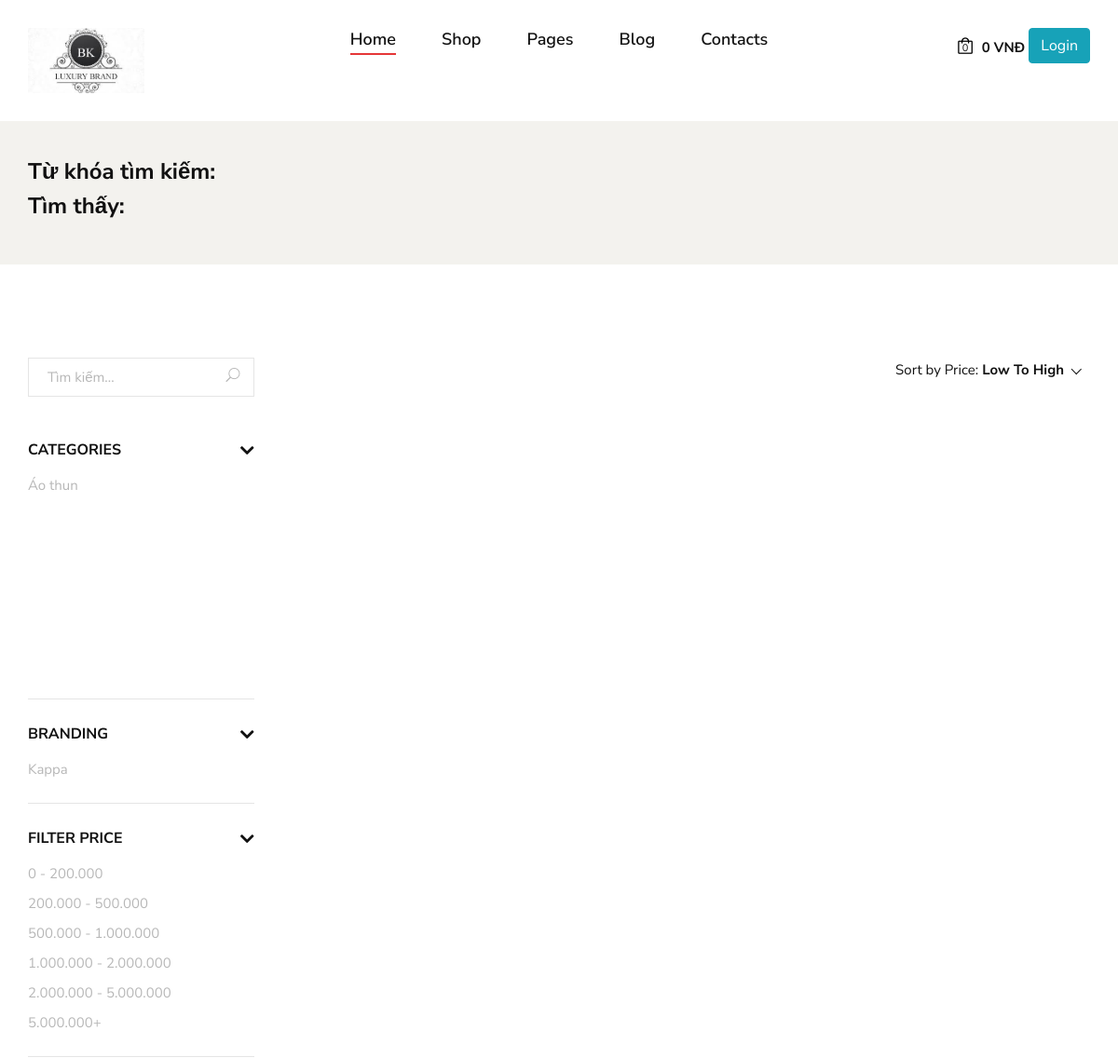
The page /search.php (upper part) on the database as committed earlier.
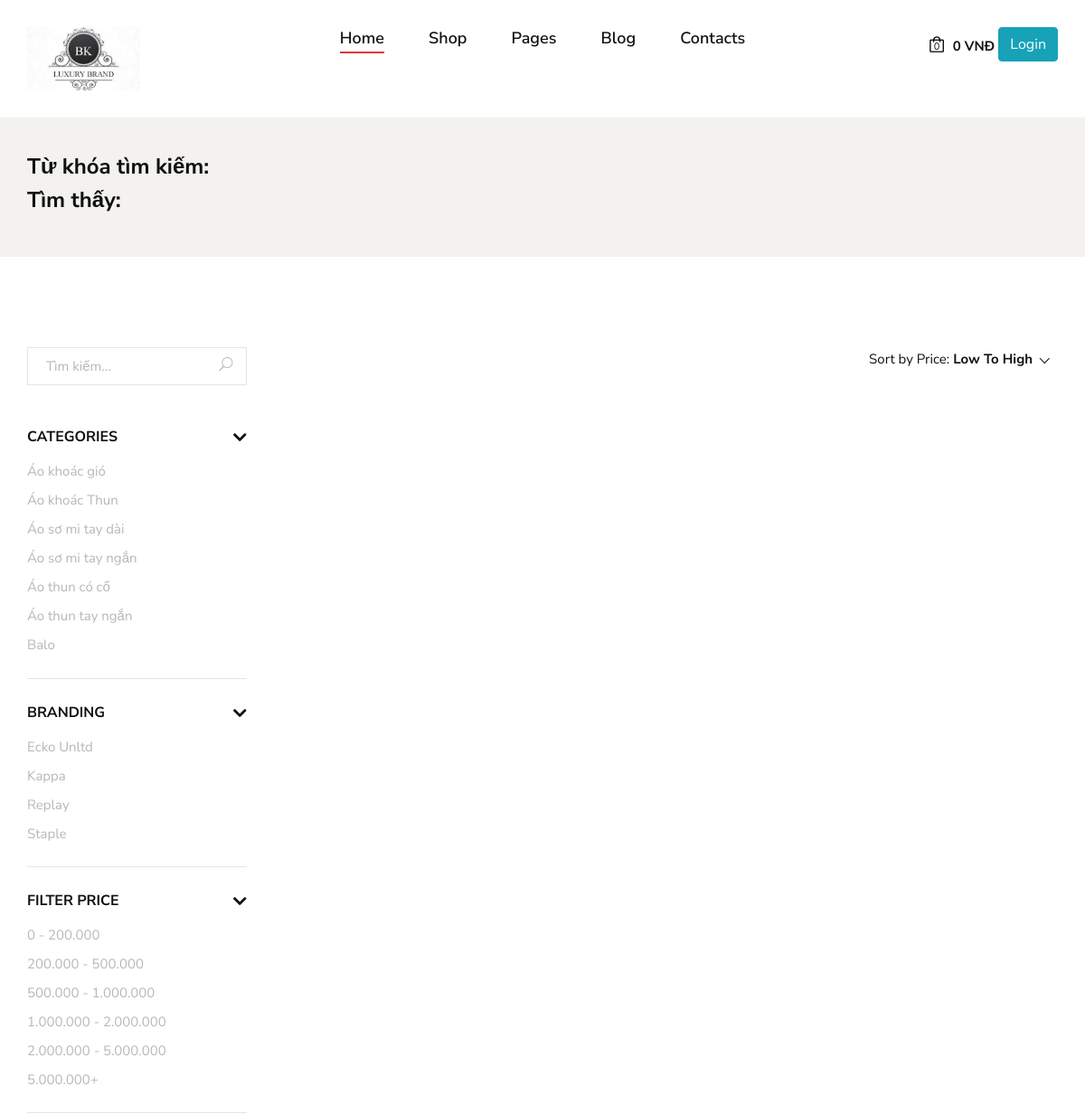
The same page on the database as committed later.
### tables this page shows
CREATE TABLE `tbl_category` (
  `categoryId` int(11) NOT NULL,
  `categoryName` varchar(255) NOT NULL
);

CREATE TABLE `tbl_brand` (
  `brandId` int(11) NOT NULL,
  `brandName` varchar(255) NOT NULL
);

### classes/category.php (called while the page is built, shortened)
<?php
	$filepath = realpath(dirname(__FILE__));
	include_once ($filepath.'/../lib/database.php');
class category
{
	private $db;
	public function __construct()
	{
		$this->db = new Database();
	}
	public function showCategorybyName(){
		$query ="SELECT * FROM tbl_category ORDER BY categoryName ASC";
		$result = $this->db->select($query);
		return $result;
	}
}
?>

### lib/database.php (called while the page is built, shortened)
<?php
Class Database{
   public $host   = DB_HOST;
   public $user   = DB_USER;
   public $pass   = DB_PASS;
   public $dbname = DB_NAME;
   public $link;
private function connectDB(){
   $this->link = new mysqli($this->host, $this->user, $this->pass,
    $this->dbname);
   mysqli_set_charset($this->link,"utf8");
 }
public function select($query){
  $result = $this->link->query($query) or
   die($this->link->error.__LINE__);
  if($result->num_rows > 0){
    return $result;
  } else {
    return false;
  }
 }
}

### classes/brand.php (called while the page is built, shortened)
<?php
	$filepath = realpath(dirname(__FILE__));
	include_once ($filepath.'/../lib/database.php');
class brand
{
	private $db;
	public function __construct()
	{
		$this->db = new Database();
	}
	public function showBrandbyName(){
		$query ="SELECT * FROM tbl_brand ORDER BY brandName ASC";
		$result = $this->db->select($query);
		return $result;
	}
}
?>

### inc/sidebar_in_shoppage.php (the view, shortened to what the changed rows need)
<div class="row">
                <div class="col-lg-3">
                    <div class="shop__sidebar">
                        <div class="shop__sidebar__accordion">
                            <div class="accordion" id="accordionExample">
                                <div class="card">
                                    <div id="collapseOne" class="collapse show" data-parent="#accordionExample">
                                        <div class="card-body">
                                            <div class="shop__sidebar__categories">
                                                <ul class="nice-scroll">
                                                    <?php
                                                         $catlist = $category->showCategorybyName();
                                                        if($catlist != false) {
                                                            while ($row = $catlist->fetch_assoc()) { ?>
                                                            <li><a href="productbycat.php?categoryId=<?php echo $row['categoryId']; ?>"><?php echo $row['categoryName']; ?></a></li>
                                                    <?php    }  ?>
                                                    <?php }   ?>
                                                </ul>
                                            </div>
                                        </div>
                                    </div>
                                </div>
                                <div class="card">
                                    <div id="collapseTwo" class="collapse show" data-parent="#accordionExample">
                                        <div class="card-body">
                                            <div class="shop__sidebar__brand">
                                                <ul>
                                                <?php
                                                         $brandlist = $brand->showBrandbyName();
                                                        if($brandlist != false) {
                                                            while ($row = $brandlist->fetch_assoc()) { ?>
                                                            <li><a href="productbybrand.php?brandId=<?php echo $row['brandId']; ?>"><?php echo $row['brandName']; ?></a></li>
                                                    <?php    }  ?>
                                                    <?php }   ?>
                                                </ul>
                                            </div>
                                        </div>
                                    </div>
                                </div>
                            </div>
                        </div>
                    </div>
                </div>

Rows that differ between the two databases and show on the page:
removed tbl_category: categoryName "Áo thun"
added tbl_category: categoryName "Áo khoác gió"
added tbl_category: categoryName "Áo khoác Thun"
added tbl_category: categoryName "Áo sơ mi tay dài"
added tbl_category: categoryName "Áo sơ mi tay ngắn"
added tbl_category: categoryName "Áo thun có cổ"
added tbl_category: categoryName "Áo thun tay ngắn"
added tbl_category: categoryName "Balo"
added tbl_brand: brandName "Ecko Unltd"
added tbl_brand: brandName "Replay"
added tbl_brand: brandName "Staple"
